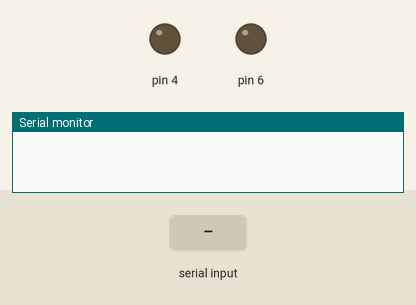
The sketch below on a simulated Arduino Uno, built with avr-gcc and run on an emulated ATmega328P. On the bench: output pins drawn as LEDs (lit = HIGH), the last lines printed to the serial monitor. The inputs (shaded band) are chosen by the test bench.

Above: at 1.2 s.
1.3 s: "2" received over Serial
At 2.5 s:
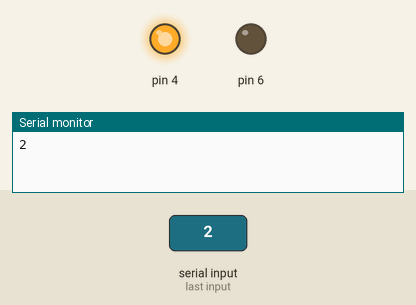
2.9 s: "1" received over Serial
At 3.7 s:
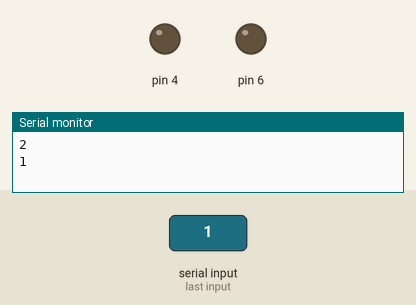
Timing chart, 0 to 5.9 s (numbered marks = the images above; inputs shaded):
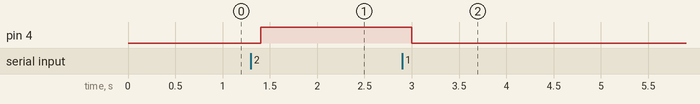

The sketch:

Control_By_COM.ino
```cpp
// Demo điều khiển Arduino bằng USB trên PC
char val; //Code truyền vào để điều khiển

void setup() {
  pinMode(4, OUTPUT);
  pinMode(6, OUTPUT);
  Serial.begin(9600);
}

void loop() {

  while (Serial.available())
  {
    val = Serial.read();
    Serial.println(val);
    delay(100);
    if(val == '1')
    {
      digitalWrite(4, LOW);
    }
    else if(val == '2')
    {
      digitalWrite(4, HIGH);
    }
    else if(val == '3')
    {
      digitalWrite(6, LOW);
    }
    else if(val == '3')
    {
      digitalWrite(6, HIGH);
    }
  }
}
```

Measured:
- after the input at 1.3 s, pin 4: LOW → HIGH after 0.10 s
- after the input at 2.9 s, pin 4: HIGH → LOW after 0.10 s
